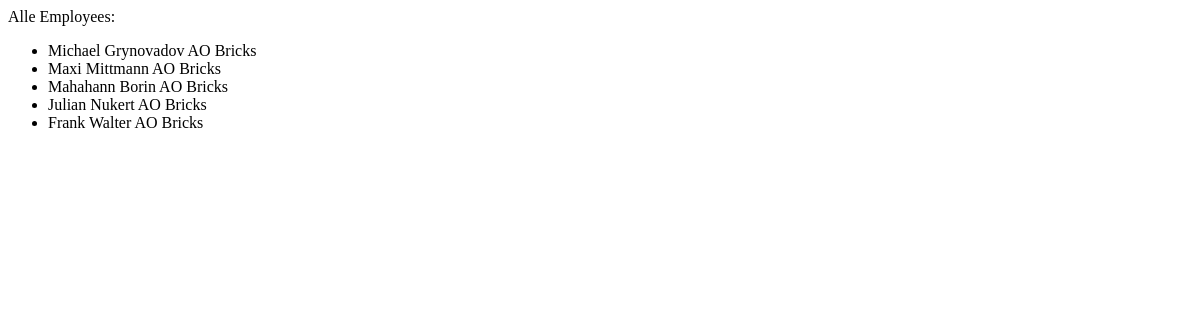
The app's page /company/employees (signed in), older data.
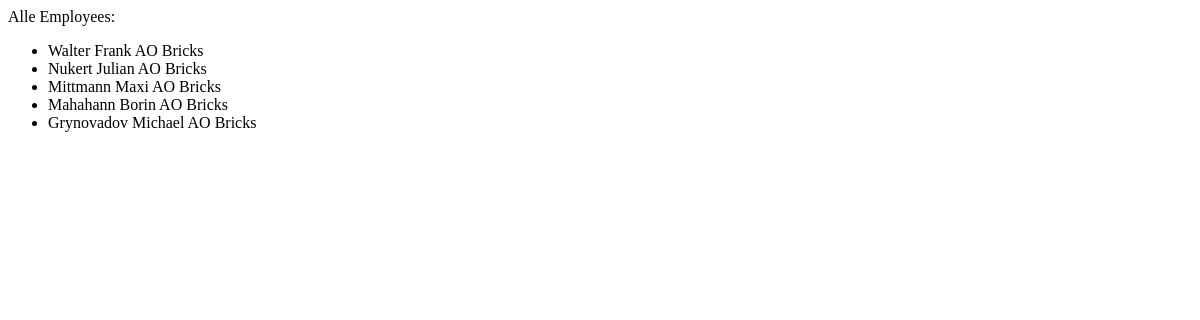
The same page, newer data.
### invmanager/models.py (models this page shows, shortened)
class Employee(models.Model):
    create_datetime = models.DateTimeField('Creation date', auto_now_add=True, null=True)
    modified_datetime = models.DateTimeField('Last changes', null=True, blank=True, auto_now=True)
    uuid = models.UUIDField(unique=True, default=uuid.uuid4, editable=False, verbose_name='Public Identifier')
    last_name = models.CharField('Last name', max_length=150, blank=False, null=False)
    first_name = models.CharField('First name', max_length=150, blank=False, null=False)
    email = models.EmailField('E-Mail', max_length=150, blank=True)
    company = models.ForeignKey('Company', Company, blank=False, null=False)
    is_active = models.BooleanField(default=True)
    machinery = models.ManyToManyField(Machinery, blank=True)
    user = models.ForeignKey(settings.AUTH_USER_MODEL, on_delete=models.PROTECT)
    class Meta:
        permissions = (
        )

class Company(models.Model):
    create_datetime = models.DateTimeField('Creation date', auto_now_add=True, null=True)
    modified_datetime = models.DateTimeField('Last changes', null=True, blank=True, auto_now=True)
    uuid = models.UUIDField(unique=True, default=uuid.uuid4, editable=False, verbose_name='Public Identifier')
    name = models.CharField('Company name', max_length=150, blank=False, null=False, unique=True)
    email = models.EmailField('E-Mail', max_length=150, blank=True)
    location = models.ManyToManyField(Location)
    is_craft_enterprise = models.BooleanField(default=False, blank=False, null=False)
    type = models.ManyToManyField(MachineryType, blank=True)
    user = models.ForeignKey(settings.AUTH_USER_MODEL, on_delete=models.PROTECT)

### invmanager/views_company.py (the view)
# urls.py: path('employees', views_company.show_all_employees, name='show_all_employees'),
@login_required
def show_all_employees(request):
    employees = Employee.objects.all().order_by('-last_name')
    return render(request, "invmanager/employee.html", {'employees': employees, })

### invmanager/templates/invmanager/employee.html
{% extends "invmanager/base.html" %}
{% block content %}
    <hi1>{{ 'Alle Employees: '}}</hi1>
    <ul>
        {% for item in employees %}
            <li>{{ item.last_name }} {{ item.first_name }} {{ item.company.name }}</li>
        {% endfor %}
    </ul>
{% endblock %}

### invmanager/templates/invmanager/base.html (shortened to what this page needs)
<html>
<head>
</head>
<body>
    <div id="content", name="content">
        {% block content %}
        {% endblock %}
    </div>
</body>
</html>

Row changes from the older to the newer data that the page shows:
changed Employee "Walter": last_name "Frank" → "Walter"; first_name "Walter" → "Frank"; moves up the list
changed Employee "Nukert": last_name "Julian" → "Nukert"; first_name "Nukert" → "Julian"; moves up the list
changed Employee "Mittmann": last_name "Maxi" → "Mittmann"; first_name "Mittmann" → "Maxi"
changed Employee "Grynovadov": last_name "Michael" → "Grynovadov"; first_name "Grynovadov" → "Michael"; moves down the list
